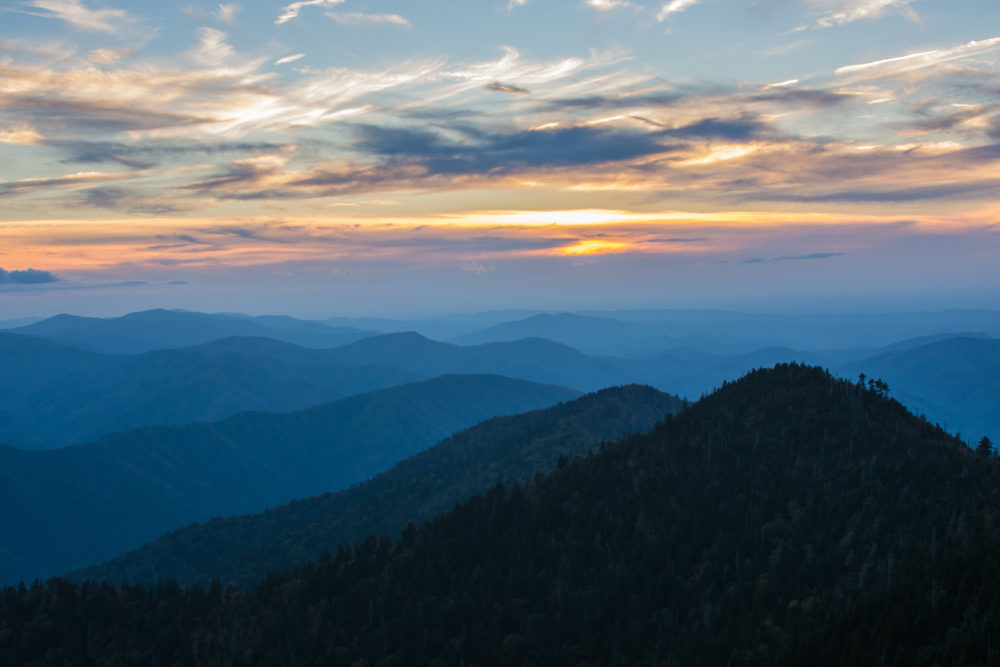
#> input picture Multiprocessing/images/photo-1516117172878-fd2c41f4a759.jpg, 3000 x 2000 px (shown at 1/3 size); its folder holds only this picture in this run
$ python ex4-with-processing.py
#> lines starting #> are read from the running program, lines starting #| are printed output that depends on the picture
'''
NOTE: Sometimes you won't know whether your
task is more IO bound or cpu bound, but concurrent.futures
makes it easy to test it out as you'll just need to switch

'ProcessPoolExecutor' to 'ThreadPoolExecutor', or vice versa. Like even in this
example, even though we're demonstrating multiprocessing, i think using 'ThreadPoolExecutor' and doing
multithreading seems to have faster times. Here we're doing a lot of reading/writing to disk, meaning
we're reading data from storage (disk or ssd) and writing/saving data to storage
'''


import time
import concurrent.futures
from PIL import Image, ImageFilter
import os
import shutil

def processImg(imgName):
#> called with imgName = 'photo-1516117172878-fd2c41f4a759.jpg'
    imgSize = (1200, 1200)
    imgPath = os.path.join("images", imgName)
    img = Image.open(imgPath)
#> img is the input picture: PIL image 3000x2000 RGB; mean R, G, B 88, 105.2, 116.5
    img = img.filter(ImageFilter.GaussianBlur(15))
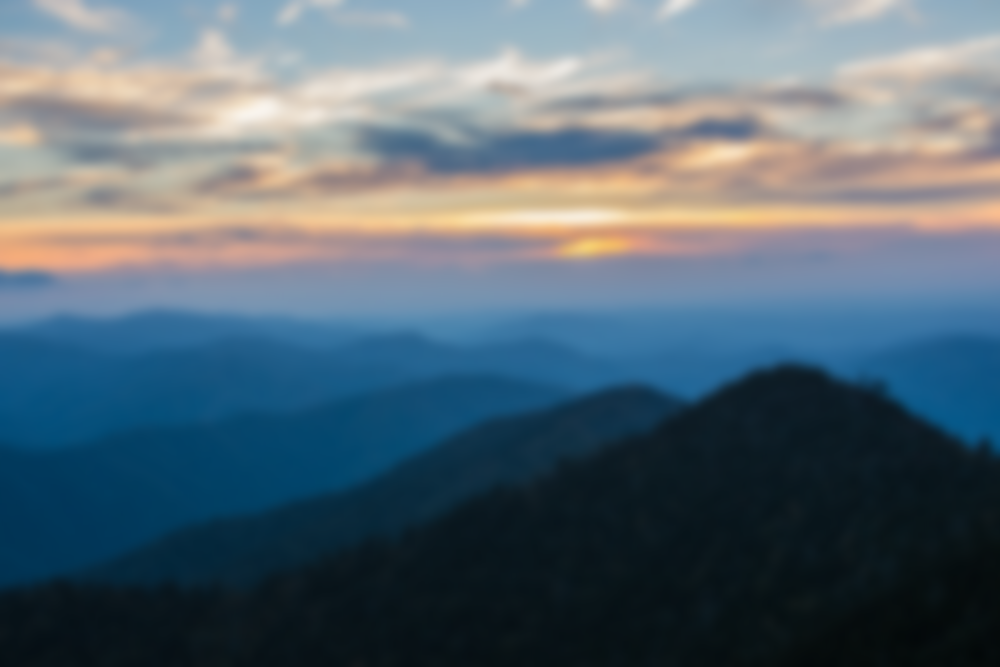
#> img: PIL image 3000x2000 RGB (shown at 1/3 size); mean R, G, B 88, 105.2, 116.5
    img.thumbnail(imgSize)
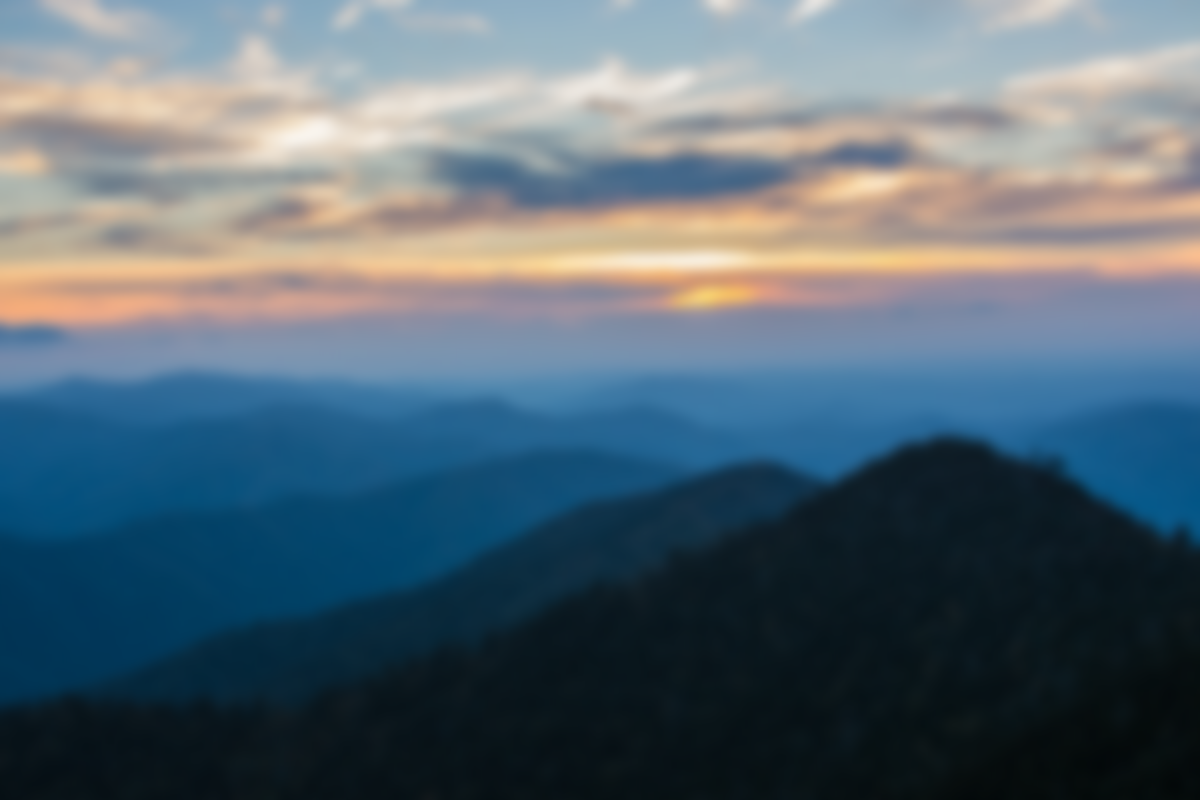
#> img: PIL image 1200x800 RGB; mean R, G, B 88, 105.2, 116.5
    img.save(f"processedImages/{imgName}")
    print(f"{imgName} was processed")


def main():

    # If it already exists destroy it, then we can replace it with a brand new one
    if os.path.exists("processedImages"):
        shutil.rmtree('processedImages')
    os.mkdir("processedImages")

    # Start timer
    start = time.perf_counter()

    # List of image names that should be defined in images folder, which is just a copy of the same one in 'Threading'
    imgNames = os.listdir('images')

    #
    with concurrent.futures.ProcessPoolExecutor() as executor:
        # Create and start processes for all of the images; literally map function
        executor.map(processImg, imgNames)

    end = time.perf_counter()
    print(f"It took {end-start} second(s)")

if __name__ == "__main__":
    main()

$ run again, on Multiprocessing/images/photo-1549692520-acc6669e2f0c.jpg
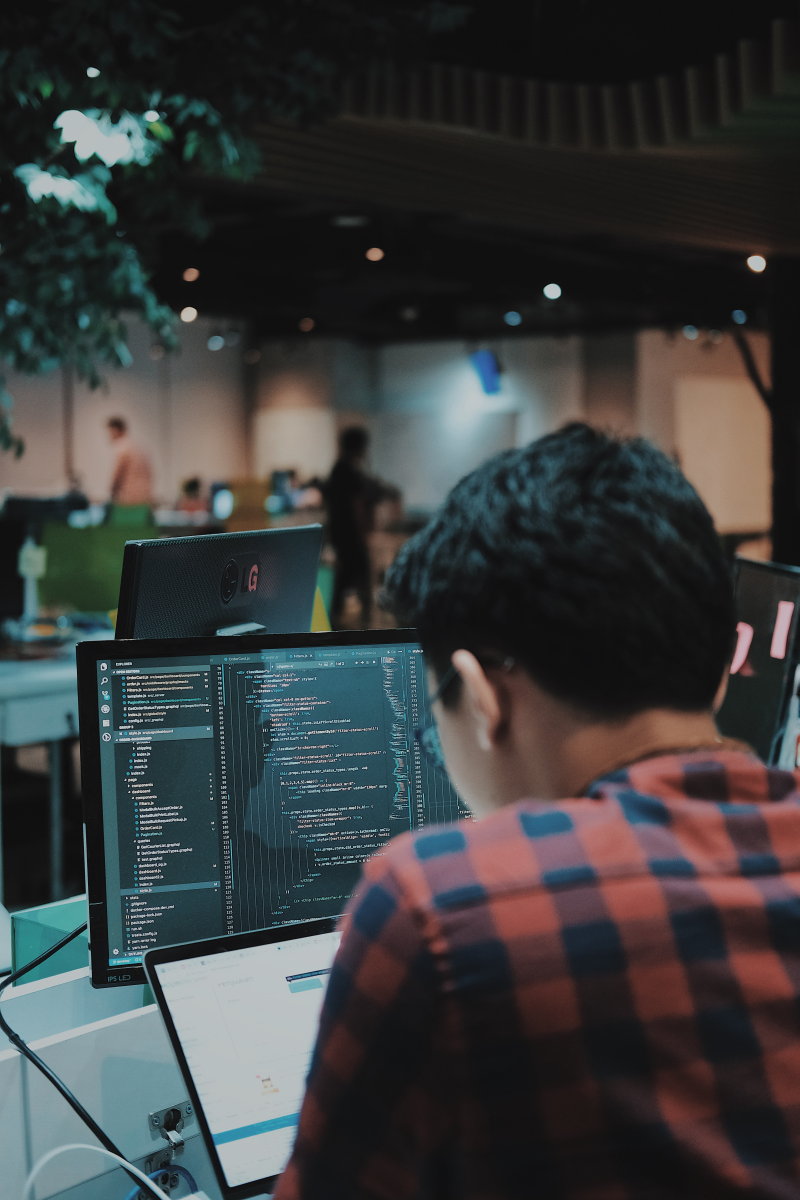
#> input picture Multiprocessing/images/photo-1549692520-acc6669e2f0c.jpg, 3996 x 6000 px (shown at 1/5 size)
#> in processImg, img is the input picture: PIL image 3996x6000 RGB; mean R, G, B 58, 60, 60.4
#> in processImg, `img = img.filter(ImageFilter.GaussianBlur(15))`:
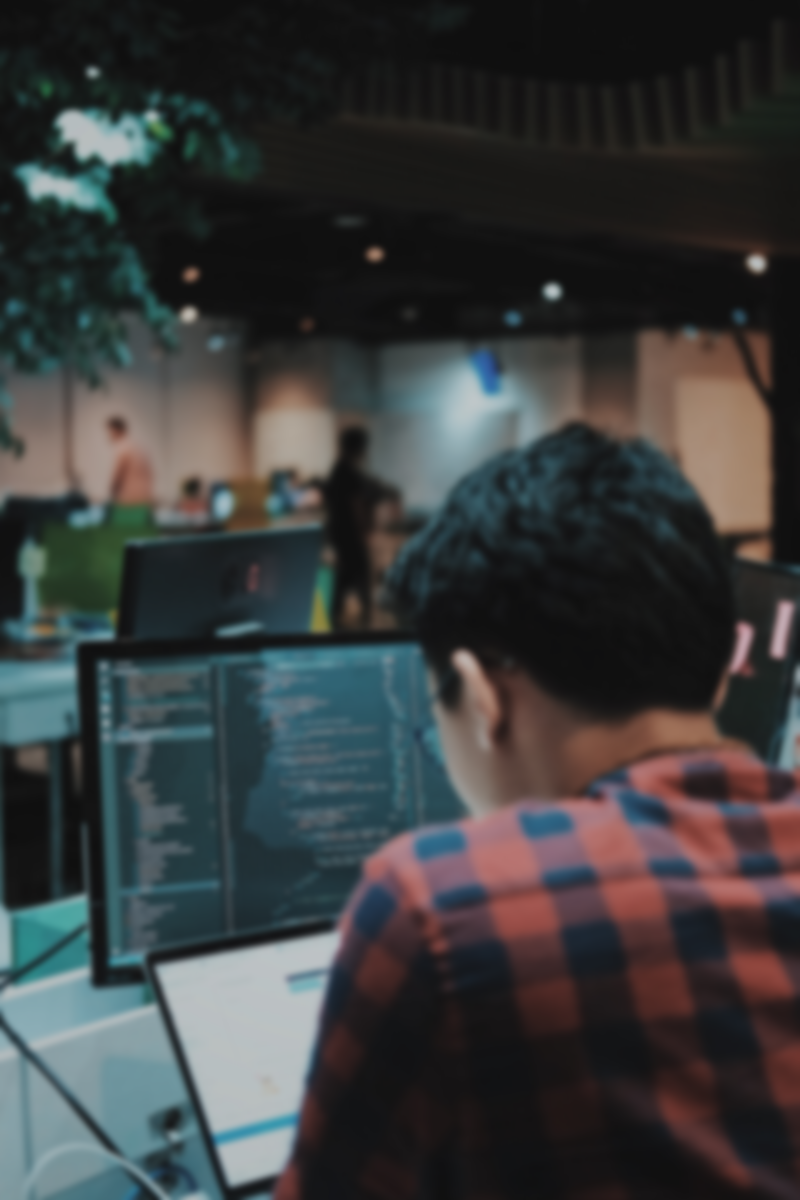
#> img: PIL image 3996x6000 RGB (shown at 1/5 size); mean R, G, B 58, 60, 60.4
#> in processImg, `img.thumbnail(imgSize)`:
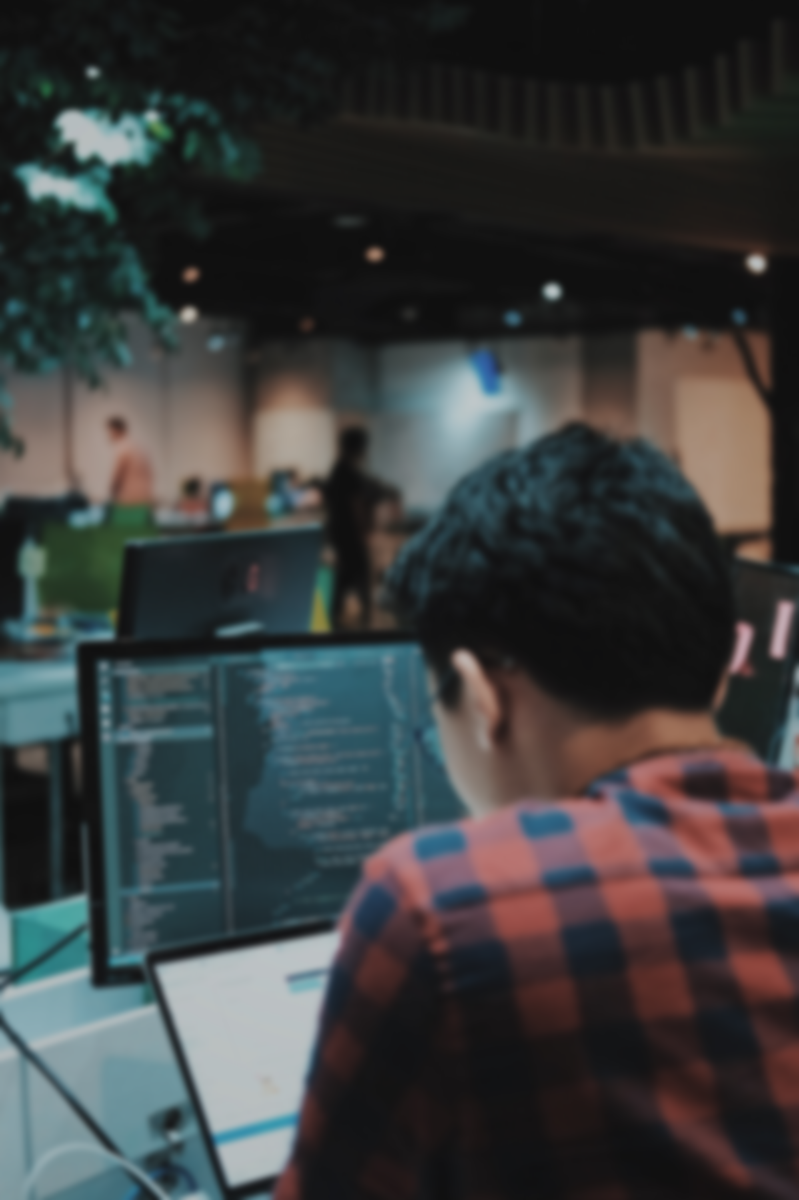
#> img: PIL image 799x1200 RGB; mean R, G, B 58, 60.1, 60.5
